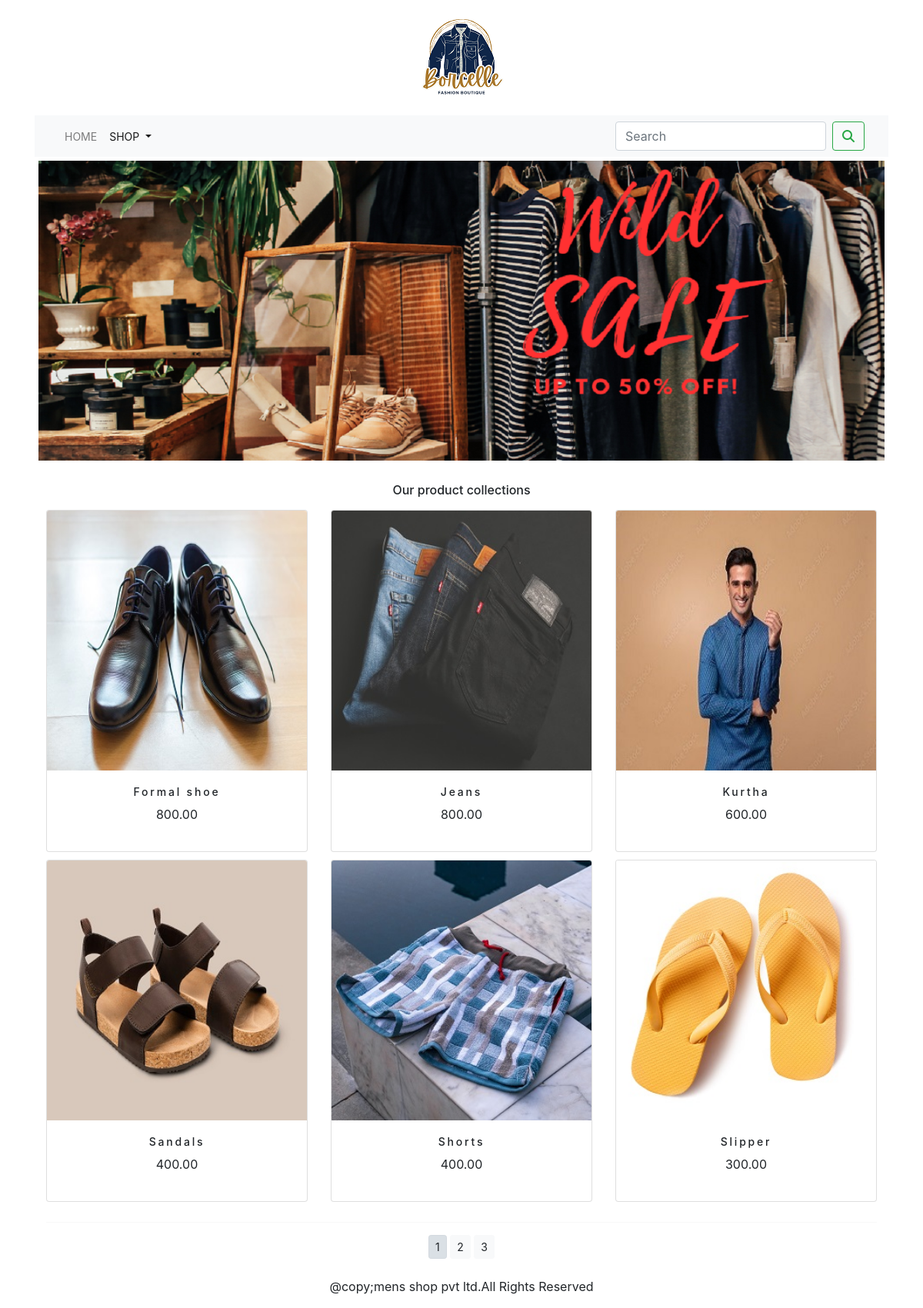
The app's page /shop/ with its own data.
### shopping/models.py (models this page shows, shortened)
class product(models.Model):
    objects = None
    name = models.CharField(max_length=250, unique=True)
    slug = models.SlugField(max_length=250, unique=True)
    description = models.TextField(blank=True)
    price=models.DecimalField(max_digits=10,decimal_places=2)
    category=models.ForeignKey(category,on_delete=models.CASCADE)
    image = models.ImageField(upload_to='product', blank=True)
    stock = models.IntegerField()
    available=models.BooleanField(default=True)
    created=models.DateTimeField(auto_now_add=True)
    updated=models.DateTimeField(auto_now=True)
    def get_url(self):
        return reverse('shopping:prodcatdetail',args=[self.category.slug,self.slug])
    class Meta:
        ordering = ('name',)
        verbose_name = 'product'
        verbose_name_plural = 'products'

### shopping/views.py (the view)
# urls.py: path('',views.allprodcat,name='allprodcat'),
def allprodcat(request,c_slug=None):
    c_page = None
    products_list = None
    if c_slug!=None:
        c_page = get_object_or_404(category, slug=c_slug)
        products_list = product.objects.all().filter(category=c_page, available=True)
    else:
        products_list = product.objects.all().filter(available=True)
    paginator = Paginator(products_list, 6)
    try:
        page = int(request.GET.get('page', '1'))
    except:
        page = 1
    try:
        products = paginator.page(page)
    except (EmptyPage, InvalidPage):
        products = paginator.page(paginator.num_pages)
    return render(request, "category.html", {'category': c_page, 'products': products})

### cart/context_processors.py (called while the page is built)
def counter(request):
    item_count=0
    if 'admin' in request.path:
        return {}
    else:
        try:
            carts=cart.objects.filter(cart_id=_cart_id(request))
            cart_item=cartitem.objects.all().filter(cart=carts[:1])
            for cart_items in cart_item:
                item_count += cart_items.quantity
        except cart.DoesNotExist:
            item_count =0
    return dict(item_count=item_count)

### cart/views.py (called while the page is built)
def _cart_id(request):
    carts = request.session.session_key
    if not carts:
        carts = request.session.create()
    return carts

### shopping/context_processors.py (called while the page is built)
def menu_links(request):
    links=category.objects.all()
    return dict(links=links)

### shopping/models.py (called while the page is built)
    def get_url(self):
        return reverse('shopping:products_by_category',args=[self.slug])

### templates/category.html (shortened to what this page needs)
{% extends 'base.html' %}
{% load static %}
{% block content %}
<div >
    {% if category %}
          <img class="my_image" src="{{category.image.url}}" alt="{{category.name}}">
</div>
    <br>
<div>
          <h1 class="text-center my_tittle">{{category.name}}</h1>
          <p class="text-justify">{{category.description}}</p>
</div>
    {% else %}
<div>
  <img class="my_image my_image_padding" src="{% static 'img/banner.png' %}" alt="our products" width="1110px;" height="400px">
</div>
    <br>
<div>
  <h1 class="text-center my_tittle">Our product collections</h1>
</div>
     {% endif %}
<div class="container">
    <div class="row mx_auto">
        {% for product in products.object_list %}
        <div class="my_bottom_margin col-9 col-sm-12 col-md-4 col-lg-4">
            <div class="card text-center" style="min-width:18rem;">
                <a href="{{product.get_url}}"><img class="card-img-top my_image" src="{{product.image.url}}" alt="{{product.name}}"></a>
                <div class="card-body">
                    <h4>{{product.name}}</h4>
                    <p>{{product.price}}</p>
                </div>
            </div>
        </div>
        {% endfor %}
    </div>
    <div class="mx-auto">
        {% if products.paginator.num_pages > 1 %}
        <hr>
        <div class="text-center">
            {% for pg in products.paginator.page_range %}
                    <a href="?page={{pg}}"  class="btn btn-light btn-sm {% if products.number == pg %} active {% endif %}">{{pg}}</a>
            {% endfor %}
        </div>
        {% endif %}
    </div>
    <br>
</div>
{% endblock %}

### templates/base.html (shortened to what this page needs)
{% load static %}
<!DOCTYPE html>
<html lang="en">
<head>
<link href="https://cdn.jsdelivr.net/npm/bootstrap@5.2.0/dist/css/bootstrap.min.css" rel="stylesheet">
    <link rel="stylesheet" href="{% static 'css/custom.css' %}">
    <link href="{% static 'css/bootstrap.min.css' %}" rel="stylesheet" >
</head>
<body>
<div class="container">
    {% include 'header.html' %}
    {% include 'navbar.html' %}
    {% block content %}
    {% endblock %}
</div>
    {% include 'footer.html' %}
</body>
</html>

### templates/header.html
{% load static %}
<header>
  <center>
    <a href="{% url 'shopping:allprodcat' %}"></a><img src="{% static 'img/logopic.png' %}" alt="logoimage" width="150px;" height="150px;">
  </center>
</header>

### templates/navbar.html (shortened to what this page needs)
<nav class="navbar navbar-expand-lg navbar-light bg-light">
  <div class="container-fluid">
    <div class="collapse navbar-collapse" id="navbarSupportedContent">
      <ul class="navbar-nav me-auto mb-2 mb-lg-0">
        <li class="nav-item">
          <a class="nav-link" href="#">HOME</a>
        </li>
        <li class="nav-item dropdown {% if 'shop' in request.path %} active {% endif %}">
          <a class="nav-link dropdown-toggle" href="#" id="navbarDropdown" role="button" data-bs-toggle="dropdown" aria-expanded="false">
            SHOP
          </a>
        </li>
      </ul>
      <form class="d-flex" action="{% url 'search_app:searchresult' %}" method="get">
        <input class="form-control me-2" type="search" placeholder="Search" name="q" aria-label="Search">
        <button class="btn btn-outline-success" type="submit"><i class="fa fa-search"></i></button>
      </form>
    </div>
  </div>
</nav>

### templates/footer.html (shortened to what this page needs)
<div class="footer navbar-fixed-bottom my-footer">
  <p class="text-center">@copy;mens shop pvt ltd.All Rights Reserved</p>
</div>

### static/css/custom.css (style rules this page uses)
body { font-family: 'Roboto', sans-serif; color : #f7b2ba ; }
.nav-item { letter-spacing : .2.em; font-size : 14px; text-transform : uppercase; }
.my_tittle { font-size : 16px; text_transform : uppercase; }
.my_image_padding { padding : 5px }
.my_bottom_margin { margin-bottom : 10px; }
.card-body h4 { font-size:14px; text_transform:uppercase; letter-spacing:.2em; }

### records on screen
product: image (picture), name "Formal shoe", price "800.00"
product: image (picture), name "Jeans", price "800.00"
product: image (picture), name "Kurtha", price "600.00"
product: image (picture), name "Sandals", price "400.00"
product: image (picture), name "Shorts", price "400.00"
product: image (picture), name "Slipper", price "300.00"

### other values on screen
{{ pg }} "1" "2" "3"
